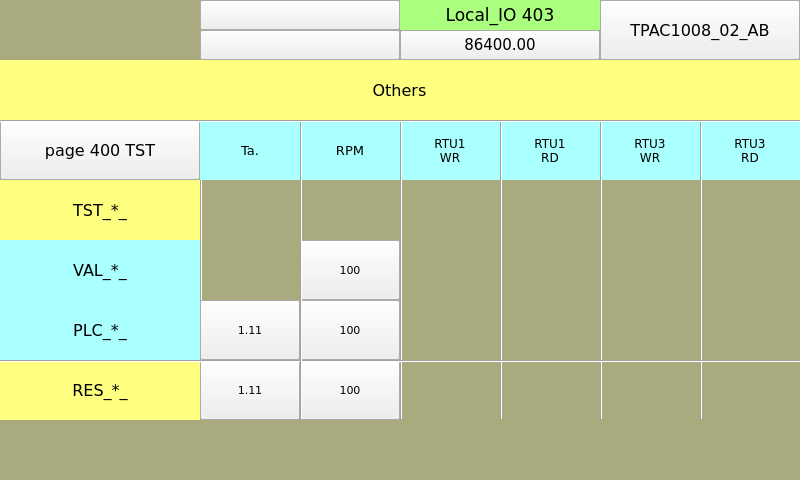
<?xml version="1.0" encoding="UTF-8"?>
<ui version="4.0">
<class>page403</class>
<widget class="QWidget" name="page403">
<property name="geometry">
<rect>
<x>0</x>
<y>0</y>
<width>800</width>
<height>480</height>
</rect>
</property>
<property name="minimumSize">
<size>
<width>800</width>
<height>480</height>
</size>
</property>
<property name="maximumSize">
<size>
<width>800</width>
<height>480</height>
</size>
</property>
<property name="windowTitle">
<string>page403</string>
</property>
<property name="styleSheet">
<string notr="true">QWidget#page403
{
background-color: rgb(170, 170, 127);
}</string>
</property>
<widget class="QLabel" name="label_TST_DigIn_">
<property name="geometry">
<rect>
<x>0</x>
<y>180</y>
<width>200</width>
<height>60</height>
</rect>
</property>
<property name="font">
<font>
<family>DejaVu Sans</family>
<pointsize>12</pointsize>
</font>
</property>
<property name="styleSheet">
<string notr="true">background-color: rgb(255, 255, 127);</string>
</property>
<property name="text">
<string>TST_*_</string>
</property>
<property name="alignment">
<set>Qt::AlignCenter</set>
</property>
</widget>
<widget class="Line" name="line_3">
<property name="geometry">
<rect>
<x>300</x>
<y>120</y>
<width>3</width>
<height>300</height>
</rect>
</property>
<property name="font">
<font>
<family>DejaVu Sans</family>
<pointsize>8</pointsize>
</font>
</property>
<property name="orientation">
<enum>Qt::Vertical</enum>
</property>
</widget>
<widget class="QLabel" name="label_RES_DigIn_">
<property name="geometry">
<rect>
<x>0</x>
<y>360</y>
<width>200</width>
<height>60</height>
</rect>
</property>
<property name="font">
<font>
<family>DejaVu Sans</family>
<pointsize>12</pointsize>
</font>
</property>
<property name="styleSheet">
<string notr="true">background-color: rgb(255, 255, 127);</string>
</property>
<property name="text">
<string>RES_*_</string>
</property>
<property name="alignment">
<set>Qt::AlignCenter</set>
</property>
</widget>
<widget class="ATCMbutton" name="atcmButton_page400">
<property name="geometry">
<rect>
<x>0</x>
<y>120</y>
<width>200</width>
<height>60</height>
</rect>
</property>
<property name="font">
<font>
<family>DejaVu Sans</family>
<pointsize>12</pointsize>
</font>
</property>
<property name="toolTip">
<string/>
</property>
<property name="whatsThis">
<string>ATCMbutton widget</string>
</property>
<property name="pageName">
<string>page400</string>
</property>
<property name="statusvar">
<string/>
</property>
<property name="viewStatus">
<bool>false</bool>
</property>
<property name="visibilityVar">
<string/>
</property>
<property name="bgColor">
<color>
<red>170</red>
<green>255</green>
<blue>255</blue>
</color>
</property>
<property name="text">
<string>page 400 TST</string>
</property>
<property name="pressText">
<string>page 400 TST</string>
</property>
<property name="borderWidth">
<number>0</number>
</property>
<property name="borderRadius">
<number>0</number>
</property>
<property name="apparence">
<enum>QFrame::Raised</enum>
</property>
</widget>
<widget class="Line" name="line_2">
<property name="geometry">
<rect>
<x>0</x>
<y>60</y>
<width>800</width>
<height>3</height>
</rect>
</property>
<property name="font">
<font>
<family>DejaVu Sans</family>
<pointsize>8</pointsize>
</font>
</property>
<property name="orientation">
<enum>Qt::Horizontal</enum>
</property>
</widget>
<widget class="QLabel" name="label_PLC_DigIn_">
<property name="geometry">
<rect>
<x>0</x>
<y>240</y>
<width>200</width>
<height>60</height>
</rect>
</property>
<property name="font">
<font>
<family>DejaVu Sans</family>
<pointsize>12</pointsize>
</font>
</property>
<property name="styleSheet">
<string notr="true">background-color: rgb(170, 255, 255);</string>
</property>
<property name="text">
<string>VAL_*_</string>
</property>
<property name="alignment">
<set>Qt::AlignCenter</set>
</property>
</widget>
<widget class="QLabel" name="label_PLC_DigIn_14">
<property name="geometry">
<rect>
<x>0</x>
<y>300</y>
<width>200</width>
<height>60</height>
</rect>
</property>
<property name="font">
<font>
<family>DejaVu Sans</family>
<pointsize>12</pointsize>
</font>
</property>
<property name="styleSheet">
<string notr="true">background-color: rgb(170, 255, 255);</string>
</property>
<property name="text">
<string>PLC_*_</string>
</property>
<property name="alignment">
<set>Qt::AlignCenter</set>
</property>
</widget>
<widget class="Line" name="line">
<property name="geometry">
<rect>
<x>200</x>
<y>120</y>
<width>3</width>
<height>300</height>
</rect>
</property>
<property name="font">
<font>
<family>DejaVu Sans</family>
<pointsize>8</pointsize>
</font>
</property>
<property name="orientation">
<enum>Qt::Vertical</enum>
</property>
</widget>
<widget class="QLabel" name="label_PLC_DigIn_16">
<property name="geometry">
<rect>
<x>400</x>
<y>120</y>
<width>100</width>
<height>60</height>
</rect>
</property>
<property name="font">
<font>
<family>DejaVu Sans</family>
<pointsize>9</pointsize>
</font>
</property>
<property name="styleSheet">
<string notr="true">background-color: rgb(170, 255, 255);</string>
</property>
<property name="text">
<string>RTU1
WR</string>
</property>
<property name="alignment">
<set>Qt::AlignCenter</set>
</property>
</widget>
<widget class="ATCMlabel" name="atcmLabelAnOut_1">
<property name="geometry">
<rect>
<x>200</x>
<y>300</y>
<width>100</width>
<height>60</height>
</rect>
</property>
<property name="font">
<font>
<family>DejaVu Sans</family>
<pointsize>8</pointsize>
</font>
</property>
<property name="text">
<string>1.11</string>
</property>
<property name="toolTip">
<string>PLC_Tamb</string>
</property>
<property name="whatsThis">
<string>ATCMlabel widget</string>
</property>
<property name="variable">
<string>PLC_Tamb</string>
</property>
<property name="refresh">
<number>500</number>
</property>
<property name="max">
<string>0</string>
</property>
<property name="min">
<string>0</string>
</property>
<property name="viewStatus">
<bool>false</bool>
</property>
<property name="visibilityVar">
<string>TST_Tamb</string>
</property>
<property name="bgColor">
<color>
<red>170</red>
<green>255</green>
<blue>255</blue>
</color>
</property>
<property name="fontColor">
<color>
<red>0</red>
<green>0</green>
<blue>0</blue>
</color>
</property>
<property name="borderWidth">
<number>1</number>
</property>
<property name="borderRadius">
<number>0</number>
</property>
</widget>
<widget class="ATCMled" name="atcmLed_PLC_CAN_RD">
<property name="geometry">
<rect>
<x>700</x>
<y>300</y>
<width>100</width>
<height>60</height>
</rect>
</property>
<property name="toolTip">
<string>TPLC005_DigIn_3</string>
</property>
<property name="whatsThis">
<string>ATCMled widget</string>
</property>
<property name="font">
<font>
<family>DejaVu Sans</family>
<pointsize>8</pointsize>
</font>
</property>
<property name="variable">
<string>TPLC005_DigIn_3</string>
</property>
<property name="refresh">
<number>500</number>
</property>
<property name="viewStatus">
<bool>false</bool>
</property>
<property name="visibilityVar">
<string>TST_RTU3_RD</string>
</property>
<property name="onIcon">
<iconset>
<normaloff>:/on.png</normaloff>:/on.png</iconset>
</property>
<property name="offIcon">
<iconset>
<normaloff>:/off.png</normaloff>:/off.png</iconset>
</property>
</widget>
<widget class="ATCMled" name="atcmLed_PLC_RTU_RD">
<property name="geometry">
<rect>
<x>500</x>
<y>300</y>
<width>100</width>
<height>60</height>
</rect>
</property>
<property name="toolTip">
<string>RTU_RTU_RD</string>
</property>
<property name="whatsThis">
<string>ATCMled widget</string>
</property>
<property name="font">
<font>
<family>DejaVu Sans</family>
<pointsize>8</pointsize>
</font>
</property>
<property name="variable">
<string>RTU_RTU_RD</string>
</property>
<property name="refresh">
<number>500</number>
</property>
<property name="viewStatus">
<bool>false</bool>
</property>
<property name="visibilityVar">
<string>TST_RTU1_RD</string>
</property>
<property name="onIcon">
<iconset>
<normaloff>:/on.png</normaloff>:/on.png</iconset>
</property>
<property name="offIcon">
<iconset>
<normaloff>:/off.png</normaloff>:/off.png</iconset>
</property>
</widget>
<widget class="ATCMled" name="atcmLed_TST_RTU_WR">
<property name="geometry">
<rect>
<x>400</x>
<y>180</y>
<width>100</width>
<height>60</height>
</rect>
</property>
<property name="toolTip">
<string>TST_RTU1_WR</string>
</property>
<property name="whatsThis">
<string>ATCMled widget</string>
</property>
<property name="font">
<font>
<family>DejaVu Sans</family>
<pointsize>8</pointsize>
</font>
</property>
<property name="variable">
<string>TST_RTU1_WR</string>
</property>
<property name="refresh">
<number>500</number>
</property>
<property name="viewStatus">
<bool>false</bool>
</property>
<property name="visibilityVar">
<string/>
</property>
<property name="onIcon">
<iconset>
<normaloff>:/on.png</normaloff>:/on.png</iconset>
</property>
<property name="offIcon">
<iconset>
<normaloff>:/off.png</normaloff>:/off.png</iconset>
</property>
</widget>
<widget class="ATCMled" name="atcmLed_RES_RTU_RD">
<property name="geometry">
<rect>
<x>500</x>
<y>360</y>
<width>100</width>
<height>60</height>
</rect>
</property>
<property name="toolTip">
<string>RES_RTU1_RD</string>
</property>
<property name="whatsThis">
<string>ATCMled widget</string>
</property>
<property name="font">
<font>
<family>DejaVu Sans</family>
<pointsize>8</pointsize>
</font>
</property>
<property name="variable">
<string>RES_RTU1_RD</string>
</property>
<property name="refresh">
<number>500</number>
</property>
<property name="viewStatus">
<bool>false</bool>
</property>
<property name="visibilityVar">
<string>TST_RTU1_RD</string>
</property>
<property name="onIcon">
<iconset>
<normaloff>:/on.png</normaloff>:/on.png</iconset>
</property>
<property name="offIcon">
<iconset>
<normaloff>:/off.png</normaloff>:/off.png</iconset>
</property>
</widget>
<widget class="ATCMlabel" name="atcmLabelAnOut_3">
<property name="geometry">
<rect>
<x>300</x>
<y>240</y>
<width>100</width>
<height>60</height>
</rect>
</property>
<property name="font">
<font>
<family>DejaVu Sans</family>
<pointsize>8</pointsize>
</font>
</property>
<property name="text">
<string>100</string>
</property>
<property name="toolTip">
<string>VAL_RPM</string>
</property>
<property name="whatsThis">
<string>ATCMlabel widget</string>
</property>
<property name="variable">
<string>VAL_RPM</string>
</property>
<property name="refresh">
<number>500</number>
</property>
<property name="max">
<string>0</string>
</property>
<property name="min">
<string>0</string>
</property>
<property name="viewStatus">
<bool>false</bool>
</property>
<property name="visibilityVar">
<string>TST_RPM</string>
</property>
<property name="bgColor">
<color>
<red>170</red>
<green>255</green>
<blue>255</blue>
</color>
</property>
<property name="fontColor">
<color>
<red>0</red>
<green>0</green>
<blue>0</blue>
</color>
</property>
<property name="borderWidth">
<number>1</number>
</property>
<property name="borderRadius">
<number>0</number>
</property>
</widget>
<widget class="ATCMled" name="atcmLed_PLC_RTU_WR">
<property name="geometry">
<rect>
<x>400</x>
<y>300</y>
<width>100</width>
<height>60</height>
</rect>
</property>
<property name="toolTip">
<string>RTU_RTU_WR</string>
</property>
<property name="whatsThis">
<string>ATCMled widget</string>
</property>
<property name="font">
<font>
<family>DejaVu Sans</family>
<pointsize>8</pointsize>
</font>
</property>
<property name="variable">
<string>RTU_RTU_WR</string>
</property>
<property name="refresh">
<number>500</number>
</property>
<property name="viewStatus">
<bool>false</bool>
</property>
<property name="visibilityVar">
<string>TST_RTU1_WR</string>
</property>
<property name="onIcon">
<iconset>
<normaloff>:/on.png</normaloff>:/on.png</iconset>
</property>
<property name="offIcon">
<iconset>
<normaloff>:/off.png</normaloff>:/off.png</iconset>
</property>
</widget>
<widget class="QLabel" name="label_PLC_DigIn_18">
<property name="geometry">
<rect>
<x>500</x>
<y>120</y>
<width>100</width>
<height>60</height>
</rect>
</property>
<property name="font">
<font>
<family>DejaVu Sans</family>
<pointsize>9</pointsize>
</font>
</property>
<property name="styleSheet">
<string notr="true">background-color: rgb(170, 255, 255);</string>
</property>
<property name="text">
<string>RTU1
RD</string>
</property>
<property name="alignment">
<set>Qt::AlignCenter</set>
</property>
</widget>
<widget class="ATCMlabel" name="atcmLabelAnOut_11">
<property name="geometry">
<rect>
<x>200</x>
<y>360</y>
<width>100</width>
<height>60</height>
</rect>
</property>
<property name="font">
<font>
<family>DejaVu Sans</family>
<pointsize>8</pointsize>
</font>
</property>
<property name="text">
<string>1.11</string>
</property>
<property name="toolTip">
<string>RES_Tamb</string>
</property>
<property name="whatsThis">
<string>ATCMlabel widget</string>
</property>
<property name="variable">
<string>RES_Tamb</string>
</property>
<property name="refresh">
<number>500</number>
</property>
<property name="max">
<string>0</string>
</property>
<property name="min">
<string>0</string>
</property>
<property name="viewStatus">
<bool>false</bool>
</property>
<property name="visibilityVar">
<string>TST_Tamb</string>
</property>
<property name="bgColor">
<color>
<red>255</red>
<green>255</green>
<blue>127</blue>
</color>
</property>
<property name="fontColor">
<color>
<red>0</red>
<green>0</green>
<blue>0</blue>
</color>
</property>
<property name="borderWidth">
<number>1</number>
</property>
<property name="borderRadius">
<number>0</number>
</property>
</widget>
<widget class="QLabel" name="label_PLC_DigIn_19">
<property name="geometry">
<rect>
<x>200</x>
<y>120</y>
<width>100</width>
<height>60</height>
</rect>
</property>
<property name="font">
<font>
<family>DejaVu Sans</family>
<pointsize>10</pointsize>
</font>
</property>
<property name="styleSheet">
<string notr="true">background-color: rgb(170, 255, 255);</string>
</property>
<property name="text">
<string>Ta.</string>
</property>
<property name="alignment">
<set>Qt::AlignCenter</set>
</property>
</widget>
<widget class="QLabel" name="label_PLC_DigIn_20">
<property name="geometry">
<rect>
<x>600</x>
<y>120</y>
<width>100</width>
<height>60</height>
</rect>
</property>
<property name="font">
<font>
<family>DejaVu Sans</family>
<pointsize>9</pointsize>
</font>
</property>
<property name="styleSheet">
<string notr="true">background-color: rgb(170, 255, 255);</string>
</property>
<property name="text">
<string>RTU3
WR</string>
</property>
<property name="alignment">
<set>Qt::AlignCenter</set>
</property>
</widget>
<widget class="ATCMled" name="atcmLed_VAL_CAN_WR">
<property name="geometry">
<rect>
<x>600</x>
<y>240</y>
<width>100</width>
<height>60</height>
</rect>
</property>
<property name="toolTip">
<string>VAL_RTU3_WR</string>
</property>
<property name="whatsThis">
<string>ATCMled widget</string>
</property>
<property name="font">
<font>
<family>DejaVu Sans</family>
<pointsize>8</pointsize>
</font>
</property>
<property name="variable">
<string>VAL_RTU3_WR</string>
</property>
<property name="refresh">
<number>500</number>
</property>
<property name="viewStatus">
<bool>false</bool>
</property>
<property name="visibilityVar">
<string>TST_RTU3_WR</string>
</property>
<property name="onIcon">
<iconset>
<normaloff>:/on.png</normaloff>:/on.png</iconset>
</property>
<property name="offIcon">
<iconset>
<normaloff>:/off.png</normaloff>:/off.png</iconset>
</property>
</widget>
<widget class="ATCMled" name="atcmLed_TST_RTU_RD">
<property name="geometry">
<rect>
<x>500</x>
<y>180</y>
<width>100</width>
<height>60</height>
</rect>
</property>
<property name="toolTip">
<string>TST_RTU1_RD</string>
</property>
<property name="whatsThis">
<string>ATCMled widget</string>
</property>
<property name="font">
<font>
<family>DejaVu Sans</family>
<pointsize>8</pointsize>
</font>
</property>
<property name="variable">
<string>TST_RTU1_RD</string>
</property>
<property name="refresh">
<number>500</number>
</property>
<property name="viewStatus">
<bool>false</bool>
</property>
<property name="visibilityVar">
<string/>
</property>
<property name="onIcon">
<iconset>
<normaloff>:/on.png</normaloff>:/on.png</iconset>
</property>
<property name="offIcon">
<iconset>
<normaloff>:/off.png</normaloff>:/off.png</iconset>
</property>
</widget>
<widget class="ATCMled" name="atcmLed_RES_CAN_RD">
<property name="geometry">
<rect>
<x>700</x>
<y>360</y>
<width>100</width>
<height>60</height>
</rect>
</property>
<property name="toolTip">
<string>RES_RTU3_RD</string>
</property>
<property name="whatsThis">
<string>ATCMled widget</string>
</property>
<property name="font">
<font>
<family>DejaVu Sans</family>
<pointsize>8</pointsize>
</font>
</property>
<property name="variable">
<string>RES_RTU3_RD</string>
</property>
<property name="refresh">
<number>500</number>
</property>
<property name="viewStatus">
<bool>false</bool>
</property>
<property name="visibilityVar">
<string>TST_RTU3_RD</string>
</property>
<property name="onIcon">
<iconset>
<normaloff>:/on.png</normaloff>:/on.png</iconset>
</property>
<property name="offIcon">
<iconset>
<normaloff>:/off.png</normaloff>:/off.png</iconset>
</property>
</widget>
<widget class="QLabel" name="label_PLC_DigIn_21">
<property name="geometry">
<rect>
<x>300</x>
<y>120</y>
<width>100</width>
<height>60</height>
</rect>
</property>
<property name="font">
<font>
<family>DejaVu Sans</family>
<pointsize>10</pointsize>
</font>
</property>
<property name="styleSheet">
<string notr="true">background-color: rgb(170, 255, 255);</string>
</property>
<property name="text">
<string>RPM</string>
</property>
<property name="alignment">
<set>Qt::AlignCenter</set>
</property>
</widget>
<widget class="ATCMlabel" name="atcmLabelAnOut_12">
<property name="geometry">
<rect>
<x>300</x>
<y>360</y>
<width>100</width>
<height>60</height>
</rect>
</property>
<property name="font">
<font>
<family>DejaVu Sans</family>
<pointsize>8</pointsize>
</font>
</property>
<property name="text">
<string>100</string>
</property>
<property name="toolTip">
<string>RES_RPM</string>
</property>
<property name="whatsThis">
<string>ATCMlabel widget</string>
</property>
<property name="variable">
<string>RES_RPM</string>
</property>
<property name="refresh">
<number>500</number>
</property>
<property name="max">
<string>0</string>
</property>
<property name="min">
<string>0</string>
</property>
<property name="viewStatus">
<bool>false</bool>
</property>
<property name="visibilityVar">
<string>TST_RPM</string>
</property>
<property name="bgColor">
<color>
<red>255</red>
<green>255</green>
<blue>127</blue>
</color>
</property>
<property name="fontColor">
<color>
<red>0</red>
<green>0</green>
<blue>0</blue>
</color>
</property>
<property name="borderWidth">
<number>1</number>
</property>
<property name="borderRadius">
<number>0</number>
</property>
</widget>
<widget class="ATCMled" name="atcmLed_TST_RTU_WR_2">
<property name="geometry">
<rect>
<x>600</x>
<y>180</y>
<width>100</width>
<height>60</height>
</rect>
</property>
<property name="toolTip">
<string>TST_RTU3_WR</string>
</property>
<property name="whatsThis">
<string>ATCMled widget</string>
</property>
<property name="font">
<font>
<family>DejaVu Sans</family>
<pointsize>8</pointsize>
</font>
</property>
<property name="variable">
<string>TST_RTU3_WR</string>
</property>
<property name="refresh">
<number>500</number>
</property>
<property name="viewStatus">
<bool>false</bool>
</property>
<property name="visibilityVar">
<string/>
</property>
<property name="onIcon">
<iconset>
<normaloff>:/on.png</normaloff>:/on.png</iconset>
</property>
<property name="offIcon">
<iconset>
<normaloff>:/off.png</normaloff>:/off.png</iconset>
</property>
</widget>
<widget class="ATCMlabel" name="atcmLabelAnOut_2">
<property name="geometry">
<rect>
<x>300</x>
<y>300</y>
<width>100</width>
<height>60</height>
</rect>
</property>
<property name="font">
<font>
<family>DejaVu Sans</family>
<pointsize>8</pointsize>
</font>
</property>
<property name="text">
<string>100</string>
</property>
<property name="toolTip">
<string>PLC_RPM</string>
</property>
<property name="whatsThis">
<string>ATCMlabel widget</string>
</property>
<property name="variable">
<string>PLC_RPM</string>
</property>
<property name="refresh">
<number>500</number>
</property>
<property name="max">
<string>0</string>
</property>
<property name="min">
<string>0</string>
</property>
<property name="viewStatus">
<bool>false</bool>
</property>
<property name="visibilityVar">
<string>TST_RPM</string>
</property>
<property name="bgColor">
<color>
<red>170</red>
<green>255</green>
<blue>255</blue>
</color>
</property>
<property name="fontColor">
<color>
<red>0</red>
<green>0</green>
<blue>0</blue>
</color>
</property>
<property name="borderWidth">
<number>1</number>
</property>
<property name="borderRadius">
<number>0</number>
</property>
</widget>
<widget class="ATCMled" name="atcmLed_TST_Tamb">
<property name="geometry">
<rect>
<x>200</x>
<y>180</y>
<width>100</width>
<height>60</height>
</rect>
</property>
<property name="toolTip">
<string>TST_Tamb</string>
</property>
<property name="whatsThis">
<string>ATCMled widget</string>
</property>
<property name="font">
<font>
<family>DejaVu Sans</family>
<pointsize>8</pointsize>
</font>
</property>
<property name="variable">
<string>TST_Tamb</string>
</property>
<property name="refresh">
<number>500</number>
</property>
<property name="viewStatus">
<bool>false</bool>
</property>
<property name="visibilityVar">
<string/>
</property>
<property name="onIcon">
<iconset>
<normaloff>:/on.png</normaloff>:/on.png</iconset>
</property>
<property name="offIcon">
<iconset>
<normaloff>:/off.png</normaloff>:/off.png</iconset>
</property>
</widget>
<widget class="ATCMled" name="atcmLed_VAL_RTU_WR">
<property name="geometry">
<rect>
<x>400</x>
<y>240</y>
<width>100</width>
<height>60</height>
</rect>
</property>
<property name="toolTip">
<string>VAL_RTU1_WR</string>
</property>
<property name="whatsThis">
<string>ATCMled widget</string>
</property>
<property name="font">
<font>
<family>DejaVu Sans</family>
<pointsize>8</pointsize>
</font>
</property>
<property name="variable">
<string>VAL_RTU1_WR</string>
</property>
<property name="refresh">
<number>500</number>
</property>
<property name="viewStatus">
<bool>false</bool>
</property>
<property name="visibilityVar">
<string>TST_RTU1_WR</string>
</property>
<property name="onIcon">
<iconset>
<normaloff>:/on.png</normaloff>:/on.png</iconset>
</property>
<property name="offIcon">
<iconset>
<normaloff>:/off.png</normaloff>:/off.png</iconset>
</property>
</widget>
<widget class="ATCMled" name="atcmLed_TST_FWrevision_2">
<property name="geometry">
<rect>
<x>300</x>
<y>180</y>
<width>100</width>
<height>60</height>
</rect>
</property>
<property name="toolTip">
<string>TST_RPM</string>
</property>
<property name="whatsThis">
<string>ATCMled widget</string>
</property>
<property name="font">
<font>
<family>DejaVu Sans</family>
<pointsize>8</pointsize>
</font>
</property>
<property name="variable">
<string>TST_RPM</string>
</property>
<property name="refresh">
<number>500</number>
</property>
<property name="viewStatus">
<bool>false</bool>
</property>
<property name="visibilityVar">
<string/>
</property>
<property name="onIcon">
<iconset>
<normaloff>:/on.png</normaloff>:/on.png</iconset>
</property>
<property name="offIcon">
<iconset>
<normaloff>:/off.png</normaloff>:/off.png</iconset>
</property>
</widget>
<widget class="ATCMled" name="atcmLed_TST_RTU_RD_2">
<property name="geometry">
<rect>
<x>700</x>
<y>180</y>
<width>100</width>
<height>60</height>
</rect>
</property>
<property name="toolTip">
<string>TST_RTU3_RD</string>
</property>
<property name="whatsThis">
<string>ATCMled widget</string>
</property>
<property name="font">
<font>
<family>DejaVu Sans</family>
<pointsize>8</pointsize>
</font>
</property>
<property name="variable">
<string>TST_RTU3_RD</string>
</property>
<property name="refresh">
<number>500</number>
</property>
<property name="viewStatus">
<bool>false</bool>
</property>
<property name="visibilityVar">
<string/>
</property>
<property name="onIcon">
<iconset>
<normaloff>:/on.png</normaloff>:/on.png</iconset>
</property>
<property name="offIcon">
<iconset>
<normaloff>:/off.png</normaloff>:/off.png</iconset>
</property>
</widget>
<widget class="ATCMled" name="atcmLed_PLC_CAN_WR">
<property name="geometry">
<rect>
<x>600</x>
<y>300</y>
<width>100</width>
<height>60</height>
</rect>
</property>
<property name="toolTip">
<string>TPLC005_DigOut_4</string>
</property>
<property name="whatsThis">
<string>ATCMled widget</string>
</property>
<property name="font">
<font>
<family>DejaVu Sans</family>
<pointsize>8</pointsize>
</font>
</property>
<property name="variable">
<string>TPLC005_DigOut_4</string>
</property>
<property name="refresh">
<number>500</number>
</property>
<property name="viewStatus">
<bool>false</bool>
</property>
<property name="visibilityVar">
<string>TST_RTU3_WR</string>
</property>
<property name="onIcon">
<iconset>
<normaloff>:/on.png</normaloff>:/on.png</iconset>
</property>
<property name="offIcon">
<iconset>
<normaloff>:/off.png</normaloff>:/off.png</iconset>
</property>
</widget>
<widget class="QLabel" name="label_PLC_DigIn_22">
<property name="geometry">
<rect>
<x>700</x>
<y>120</y>
<width>100</width>
<height>60</height>
</rect>
</property>
<property name="font">
<font>
<family>DejaVu Sans</family>
<pointsize>9</pointsize>
</font>
</property>
<property name="styleSheet">
<string notr="true">background-color: rgb(170, 255, 255);</string>
</property>
<property name="text">
<string>RTU3
RD</string>
</property>
<property name="alignment">
<set>Qt::AlignCenter</set>
</property>
</widget>
<widget class="Line" name="line_4">
<property name="geometry">
<rect>
<x>400</x>
<y>120</y>
<width>3</width>
<height>300</height>
</rect>
</property>
<property name="font">
<font>
<family>DejaVu Sans</family>
<pointsize>8</pointsize>
</font>
</property>
<property name="orientation">
<enum>Qt::Vertical</enum>
</property>
</widget>
<widget class="Line" name="line_5">
<property name="geometry">
<rect>
<x>500</x>
<y>120</y>
<width>3</width>
<height>300</height>
</rect>
</property>
<property name="font">
<font>
<family>DejaVu Sans</family>
<pointsize>8</pointsize>
</font>
</property>
<property name="orientation">
<enum>Qt::Vertical</enum>
</property>
</widget>
<widget class="Line" name="line_6">
<property name="geometry">
<rect>
<x>600</x>
<y>120</y>
<width>3</width>
<height>300</height>
</rect>
</property>
<property name="font">
<font>
<family>DejaVu Sans</family>
<pointsize>8</pointsize>
</font>
</property>
<property name="orientation">
<enum>Qt::Vertical</enum>
</property>
</widget>
<widget class="Line" name="line_7">
<property name="geometry">
<rect>
<x>700</x>
<y>120</y>
<width>3</width>
<height>300</height>
</rect>
</property>
<property name="font">
<font>
<family>DejaVu Sans</family>
<pointsize>8</pointsize>
</font>
</property>
<property name="orientation">
<enum>Qt::Vertical</enum>
</property>
</widget>
<widget class="Line" name="line_8">
<property name="geometry">
<rect>
<x>0</x>
<y>360</y>
<width>801</width>
<height>3</height>
</rect>
</property>
<property name="font">
<font>
<family>DejaVu Sans</family>
<pointsize>8</pointsize>
</font>
</property>
<property name="orientation">
<enum>Qt::Horizontal</enum>
</property>
</widget>
<widget class="ATCMbutton" name="atcmButton_6">
<property name="geometry">
<rect>
<x>600</x>
<y>0</y>
<width>200</width>
<height>60</height>
</rect>
</property>
<property name="font">
<font>
<family>DejaVu Sans</family>
<pointsize>12</pointsize>
<weight>50</weight>
<bold>false</bold>
</font>
</property>
<property name="toolTip">
<string/>
</property>
<property name="whatsThis">
<string>ATCMbutton widget</string>
</property>
<property name="pageName">
<string>menu</string>
</property>
<property name="statusvar">
<string/>
</property>
<property name="viewStatus">
<bool>false</bool>
</property>
<property name="refresh">
<number>200</number>
</property>
<property name="visibilityVar">
<string/>
</property>
<property name="bgColor">
<color>
<red>170</red>
<green>255</green>
<blue>255</blue>
</color>
</property>
<property name="borderColor">
<color>
<red>0</red>
<green>0</green>
<blue>0</blue>
</color>
</property>
<property name="text">
<string>TPAC1008_02_AB</string>
</property>
<property name="pressText">
<string>TPAC1008_02_AB</string>
</property>
<property name="borderWidth">
<number>1</number>
</property>
<property name="borderRadius">
<number>0</number>
</property>
<property name="apparence">
<enum>QFrame::Raised</enum>
</property>
</widget>
<widget class="ATCMled" name="atcmLed_14">
<property name="geometry">
<rect>
<x>160</x>
<y>10</y>
<width>20</width>
<height>20</height>
</rect>
</property>
<property name="toolTip">
<string>CH0_NETGOOD</string>
</property>
<property name="whatsThis">
<string>ATCMled widget</string>
</property>
<property name="font">
<font>
<family>DejaVu Sans</family>
<pointsize>8</pointsize>
</font>
</property>
<property name="variable">
<string>CH0_NETGOOD</string>
</property>
<property name="refresh">
<number>500</number>
</property>
<property name="viewStatus">
<bool>false</bool>
</property>
<property name="visibilityVar">
<string/>
</property>
<property name="onIcon">
<iconset>
<normaloff>:/on.png</normaloff>:/on.png</iconset>
</property>
<property name="offIcon">
<iconset>
<normaloff>:/off.png</normaloff>:/off.png</iconset>
</property>
</widget>
<widget class="ATCManimation" name="atcmAnimation_TEST_STATUS">
<property name="geometry">
<rect>
<x>0</x>
<y>0</y>
<width>120</width>
<height>60</height>
</rect>
</property>
<property name="toolTip">
<string>TEST_STATUS</string>
</property>
<property name="whatsThis">
<string>ATCManimation widget</string>
</property>
<property name="font">
<font>
<family>DejaVu Sans</family>
<pointsize>8</pointsize>
</font>
</property>
<property name="mapping">
<string>0;:/icons/my_img/local.png;216;:/icons/my_img/remote.png;42;:/icons/my_img/done.png</string>
</property>
<property name="variable">
<string>TEST_STATUS</string>
</property>
<property name="refresh">
<number>500</number>
</property>
<property name="viewStatus">
<bool>false</bool>
</property>
<property name="visibilityVar">
<string/>
</property>
</widget>
<widget class="ATCMled" name="atcmLed_15">
<property name="geometry">
<rect>
<x>140</x>
<y>30</y>
<width>20</width>
<height>20</height>
</rect>
</property>
<property name="toolTip">
<string>CH0_01_NODERUN</string>
</property>
<property name="whatsThis">
<string>ATCMled widget</string>
</property>
<property name="font">
<font>
<family>DejaVu Sans</family>
<pointsize>8</pointsize>
</font>
</property>
<property name="variable">
<string>CH0_01_NODERUN</string>
</property>
<property name="refresh">
<number>500</number>
</property>
<property name="viewStatus">
<bool>false</bool>
</property>
<property name="visibilityVar">
<string/>
</property>
<property name="onIcon">
<iconset>
<normaloff>:/on.png</normaloff>:/on.png</iconset>
</property>
<property name="offIcon">
<iconset>
<normaloff>:/off.png</normaloff>:/off.png</iconset>
</property>
</widget>
<widget class="ATCMlabel" name="atcmLabel_PLC_time">
<property name="geometry">
<rect>
<x>400</x>
<y>30</y>
<width>200</width>
<height>30</height>
</rect>
</property>
<property name="font">
<font>
<family>DejaVu Sans</family>
<pointsize>11</pointsize>
<weight>50</weight>
<bold>false</bold>
</font>
</property>
<property name="text">
<string>86400.00</string>
</property>
<property name="toolTip">
<string>PLC_time</string>
</property>
<property name="whatsThis">
<string>ATCMlabel widget</string>
</property>
<property name="variable">
<string>PLC_time</string>
</property>
<property name="refresh">
<number>500</number>
</property>
<property name="max">
<string>0</string>
</property>
<property name="min">
<string>0</string>
</property>
<property name="viewStatus">
<bool>false</bool>
</property>
<property name="visibilityVar">
<string/>
</property>
<property name="bgColor">
<color>
<red>170</red>
<green>255</green>
<blue>127</blue>
</color>
</property>
<property name="borderWidth">
<number>0</number>
</property>
<property name="borderRadius">
<number>0</number>
</property>
<property name="apparence">
<enum>QFrame::Plain</enum>
</property>
</widget>
<widget class="ATCMdate" name="atcmDate_2">
<property name="geometry">
<rect>
<x>200</x>
<y>0</y>
<width>200</width>
<height>30</height>
</rect>
</property>
<property name="font">
<font>
<family>DejaVu Sans</family>
<pointsize>11</pointsize>
</font>
</property>
<property name="toolTip">
<string>ATCM QDate</string>
</property>
<property name="whatsThis">
<string>ATCMdate widget</string>
</property>
<property name="bgColor">
<color>
<red>170</red>
<green>255</green>
<blue>127</blue>
</color>
</property>
<property name="borderWidth">
<number>0</number>
</property>
<property name="borderRadius">
<number>0</number>
</property>
</widget>
<widget class="ATCMled" name="atcmLed_16">
<property name="geometry">
<rect>
<x>160</x>
<y>30</y>
<width>20</width>
<height>20</height>
</rect>
</property>
<property name="toolTip">
<string>CH0_01_NODEGOOD</string>
</property>
<property name="whatsThis">
<string>ATCMled widget</string>
</property>
<property name="font">
<font>
<family>DejaVu Sans</family>
<pointsize>8</pointsize>
</font>
</property>
<property name="variable">
<string>CH0_01_NODEGOOD</string>
</property>
<property name="refresh">
<number>500</number>
</property>
<property name="viewStatus">
<bool>false</bool>
</property>
<property name="visibilityVar">
<string/>
</property>
<property name="onIcon">
<iconset>
<normaloff>:/on.png</normaloff>:/on.png</iconset>
</property>
<property name="offIcon">
<iconset>
<normaloff>:/off.png</normaloff>:/off.png</iconset>
</property>
</widget>
<widget class="ATCMled" name="atcmLed_13">
<property name="geometry">
<rect>
<x>139</x>
<y>10</y>
<width>21</width>
<height>20</height>
</rect>
</property>
<property name="toolTip">
<string>CH0_NETRUN</string>
</property>
<property name="whatsThis">
<string>ATCMled widget</string>
</property>
<property name="font">
<font>
<family>DejaVu Sans</family>
<pointsize>8</pointsize>
</font>
</property>
<property name="variable">
<string>CH0_NETRUN</string>
</property>
<property name="refresh">
<number>500</number>
</property>
<property name="viewStatus">
<bool>false</bool>
</property>
<property name="visibilityVar">
<string/>
</property>
<property name="onIcon">
<iconset>
<normaloff>:/on.png</normaloff>:/on.png</iconset>
</property>
<property name="offIcon">
<iconset>
<normaloff>:/off.png</normaloff>:/off.png</iconset>
</property>
</widget>
<widget class="ATCMtime" name="atcmTime_2">
<property name="geometry">
<rect>
<x>200</x>
<y>30</y>
<width>200</width>
<height>30</height>
</rect>
</property>
<property name="font">
<font>
<family>DejaVu Sans</family>
<pointsize>11</pointsize>
</font>
</property>
<property name="toolTip">
<string>ATCM QTime</string>
</property>
<property name="whatsThis">
<string>ATCMtime widget</string>
</property>
<property name="bgColor">
<color>
<red>170</red>
<green>255</green>
<blue>127</blue>
</color>
</property>
<property name="borderWidth">
<number>0</number>
</property>
<property name="borderRadius">
<number>0</number>
</property>
</widget>
<widget class="QLabel" name="label_Qt_Project_2">
<property name="geometry">
<rect>
<x>400</x>
<y>0</y>
<width>200</width>
<height>30</height>
</rect>
</property>
<property name="font">
<font>
<family>DejaVu Sans</family>
<pointsize>13</pointsize>
</font>
</property>
<property name="styleSheet">
<string notr="true">background-color: rgb(170, 255, 127);</string>
</property>
<property name="text">
<string>Local_IO 403</string>
</property>
<property name="alignment">
<set>Qt::AlignCenter</set>
</property>
</widget>
<widget class="QLabel" name="label_RTU_AnIn_20">
<property name="geometry">
<rect>
<x>-1</x>
<y>60</y>
<width>801</width>
<height>60</height>
</rect>
</property>
<property name="font">
<font>
<family>DejaVu Sans</family>
<pointsize>12</pointsize>
</font>
</property>
<property name="styleSheet">
<string notr="true">background-color: rgb(255, 255, 127);</string>
</property>
<property name="text">
<string>Others</string>
</property>
<property name="alignment">
<set>Qt::AlignCenter</set>
</property>
</widget>
<widget class="Line" name="line_hr2">
<property name="geometry">
<rect>
<x>0</x>
<y>120</y>
<width>801</width>
<height>3</height>
</rect>
</property>
<property name="font">
<font>
<family>DejaVu Sans</family>
<pointsize>8</pointsize>
</font>
</property>
<property name="orientation">
<enum>Qt::Horizontal</enum>
</property>
</widget>
<zorder>label_TST_DigIn_</zorder>
<zorder>label_RES_DigIn_</zorder>
<zorder>atcmButton_page400</zorder>
<zorder>line_2</zorder>
<zorder>label_PLC_DigIn_</zorder>
<zorder>label_PLC_DigIn_14</zorder>
<zorder>line</zorder>
<zorder>label_PLC_DigIn_16</zorder>
<zorder>atcmLabelAnOut_1</zorder>
<zorder>atcmLed_PLC_CAN_RD</zorder>
<zorder>atcmLed_PLC_RTU_RD</zorder>
<zorder>atcmLed_TST_RTU_WR</zorder>
<zorder>atcmLed_RES_RTU_RD</zorder>
<zorder>atcmLabelAnOut_3</zorder>
<zorder>atcmLed_PLC_RTU_WR</zorder>
<zorder>label_PLC_DigIn_18</zorder>
<zorder>atcmLabelAnOut_11</zorder>
<zorder>label_PLC_DigIn_19</zorder>
<zorder>label_PLC_DigIn_20</zorder>
<zorder>atcmLed_VAL_CAN_WR</zorder>
<zorder>atcmLed_TST_RTU_RD</zorder>
<zorder>atcmLed_RES_CAN_RD</zorder>
<zorder>label_PLC_DigIn_21</zorder>
<zorder>atcmLabelAnOut_12</zorder>
<zorder>atcmLed_TST_RTU_WR_2</zorder>
<zorder>atcmLabelAnOut_2</zorder>
<zorder>atcmLed_TST_Tamb</zorder>
<zorder>atcmLed_VAL_RTU_WR</zorder>
<zorder>atcmLed_TST_FWrevision_2</zorder>
<zorder>atcmLed_TST_RTU_RD_2</zorder>
<zorder>atcmLed_PLC_CAN_WR</zorder>
<zorder>label_PLC_DigIn_22</zorder>
<zorder>line_4</zorder>
<zorder>line_5</zorder>
<zorder>line_6</zorder>
<zorder>line_7</zorder>
<zorder>line_8</zorder>
<zorder>line_3</zorder>
<zorder>atcmButton_6</zorder>
<zorder>atcmLed_14</zorder>
<zorder>atcmAnimation_TEST_STATUS</zorder>
<zorder>atcmLed_15</zorder>
<zorder>atcmLabel_PLC_time</zorder>
<zorder>atcmDate_2</zorder>
<zorder>atcmLed_16</zorder>
<zorder>atcmLed_13</zorder>
<zorder>atcmTime_2</zorder>
<zorder>label_Qt_Project_2</zorder>
<zorder>label_RTU_AnIn_20</zorder>
<zorder>line_hr2</zorder>
</widget>
<customwidgets>
<customwidget>
<class>ATCManimation</class>
<extends>QLabel</extends>
<header>atcmplugin.h</header>
</customwidget>
<customwidget>
<class>ATCMbutton</class>
<extends>QPushButton</extends>
<header>atcmplugin.h</header>
</customwidget>
<customwidget>
<class>ATCMdate</class>
<extends>QPushButton</extends>
<header>atcmplugin.h</header>
</customwidget>
<customwidget>
<class>ATCMlabel</class>
<extends>QPushButton</extends>
<header>atcmplugin.h</header>
</customwidget>
<customwidget>
<class>ATCMled</class>
<extends>QLabel</extends>
<header>atcmplugin.h</header>
</customwidget>
<customwidget>
<class>ATCMtime</class>
<extends>QPushButton</extends>
<header>atcmplugin.h</header>
</customwidget>
</customwidgets>
<resources/>
<connections>
<connection>
<sender>atcmButton_page400</sender>
<signal>newPage(const char*,bool)</signal>
<receiver>page403</receiver>
<slot>goto_page(const char*,bool)</slot>
<hints>
<hint type="sourcelabel">
<x>20</x>
<y>20</y>
</hint>
<hint type="destinationlabel">
<x>20</x>
<y>20</y>
</hint>
</hints>
</connection>
  <connection>
   <sender>atcmButton_6</sender>
   <signal>newPage(const char*,bool)</signal>
   <receiver>page403</receiver>
   <slot>goto_page(const char*,bool)</slot>
  </connection>
 </connections>
<slots>
<slot>goto_page(const char*,bool)</slot>
</slots>
</ui>
